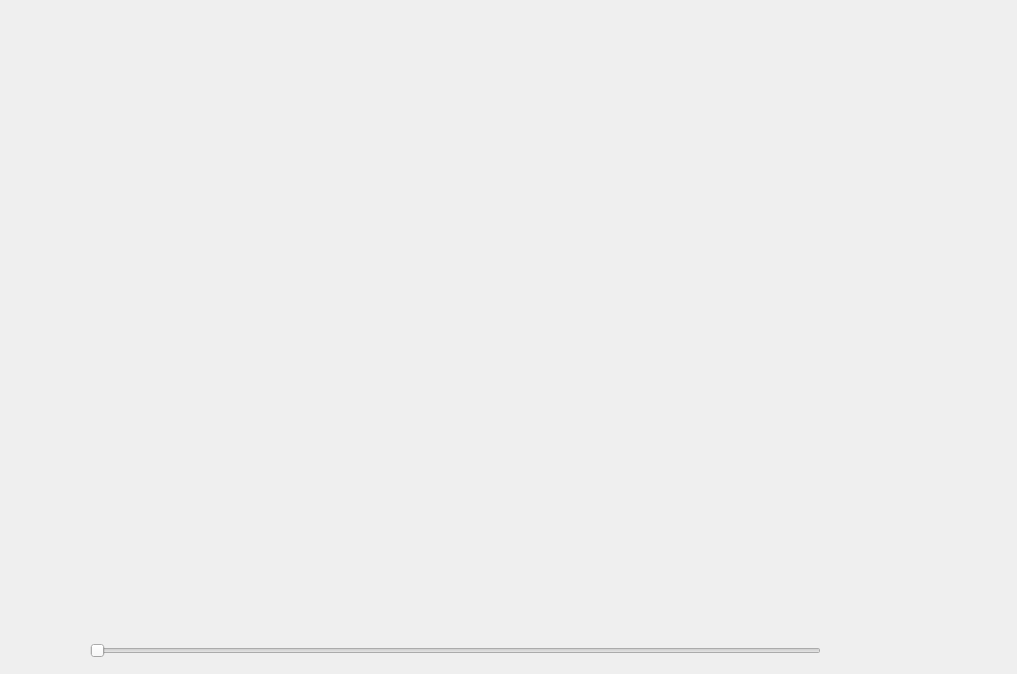
<?xml version="1.0" encoding="UTF-8"?>
<ui version="4.0">
 <class>Battery</class>
 <widget class="QWidget" name="Battery">
  <property name="geometry">
   <rect>
    <x>0</x>
    <y>0</y>
    <width>1017</width>
    <height>674</height>
   </rect>
  </property>
  <property name="windowTitle">
   <string>Form</string>
  </property>
  <widget class="QSlider" name="horizontalSlider">
   <property name="geometry">
    <rect>
     <x>90</x>
     <y>630</y>
     <width>731</width>
     <height>41</height>
    </rect>
   </property>
   <property name="orientation">
    <enum>Qt::Horizontal</enum>
   </property>
  </widget>
 </widget>
 <resources/>
 <connections/>
</ui>
